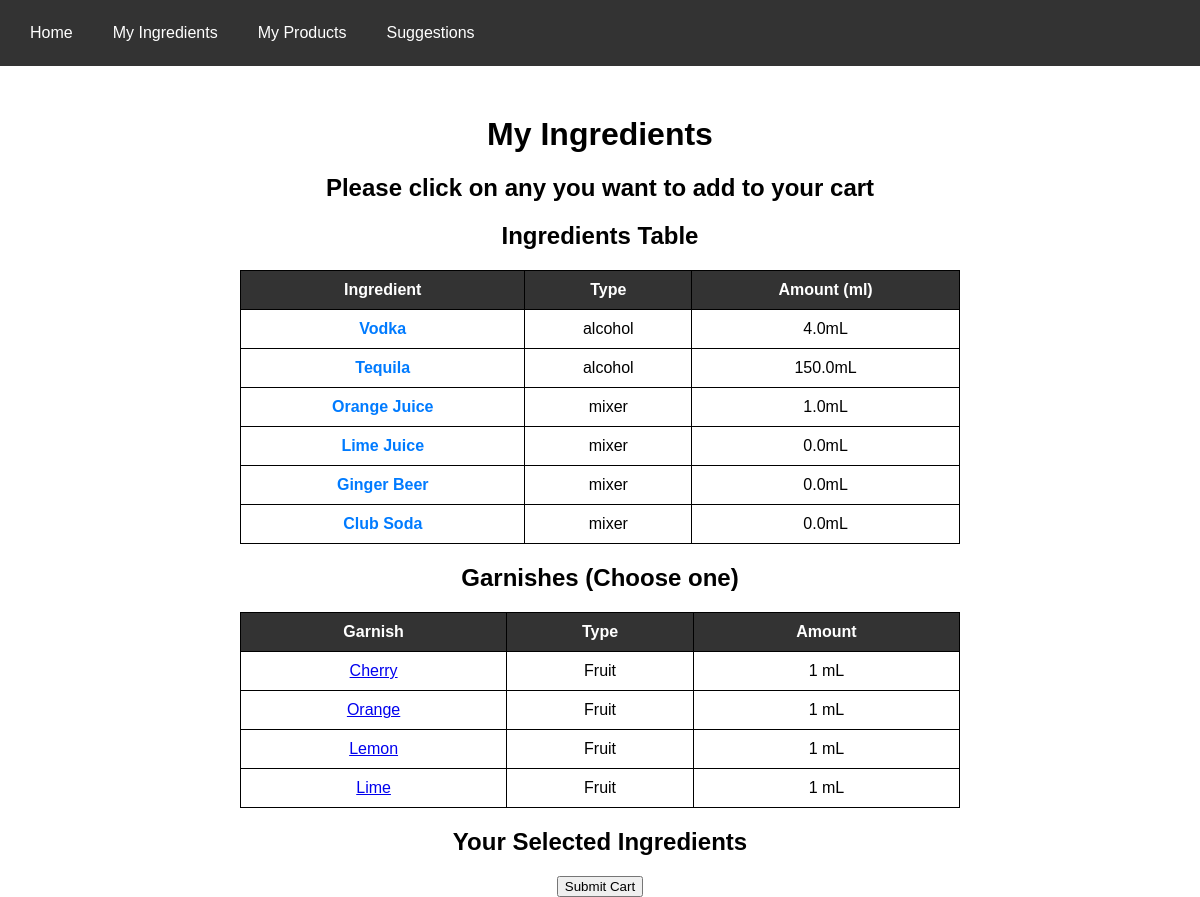
The page /ingredients/ on the database as committed earlier.
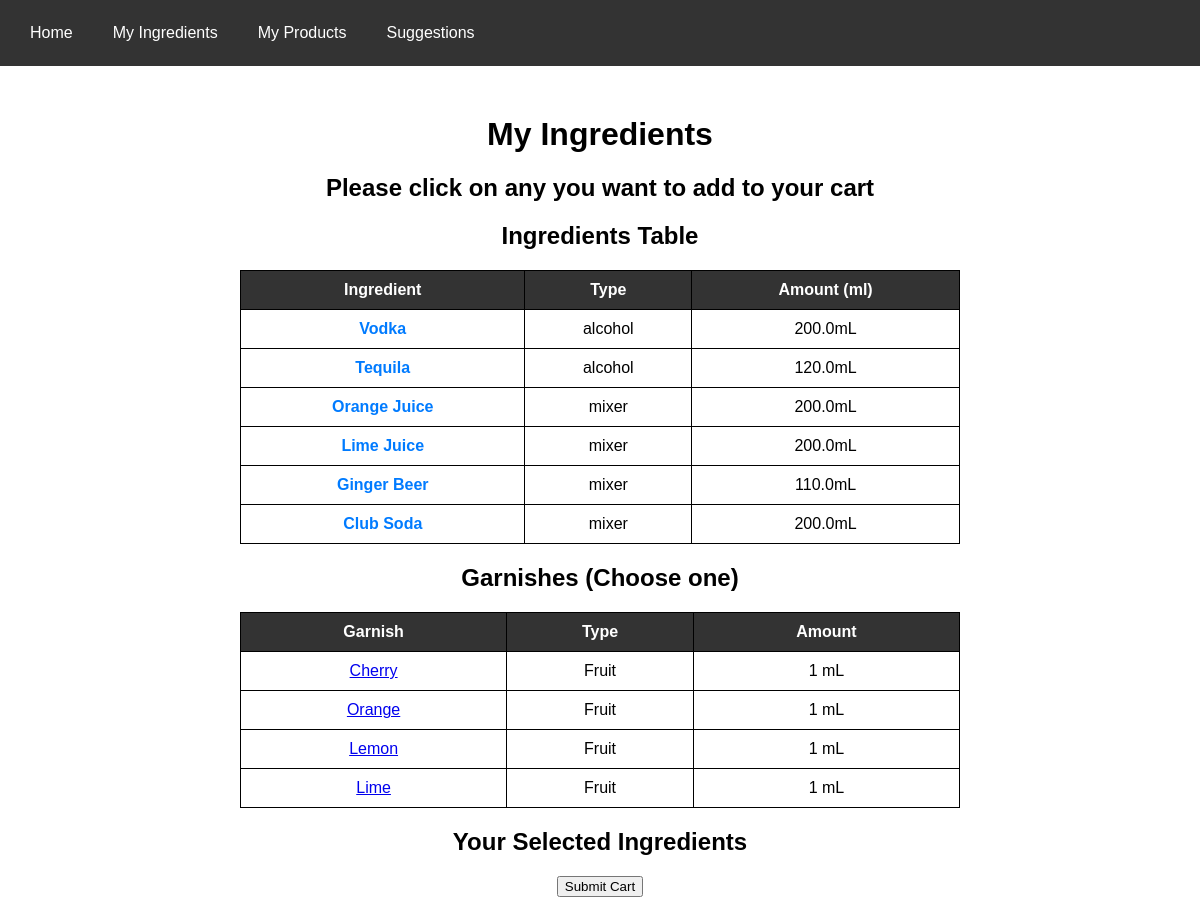
The same page on the database as committed later.
### BarBelt/models.py (models this page shows)
class Ingredient(models.Model):
    name = models.CharField(max_length = 100)
    type = models.CharField(max_length = 100)
    amount = models.FloatField(default = 100)

class Garnish(models.Model):
    name = models.CharField(max_length = 100)
    amount = models.IntegerField(default = 4)

### BarBelt/views.py (the view)
# urls.py: path('ingredients/', views.ingredients, name='ingredients'),
def ingredients(request):
    ingredients = Ingredient.objects.all()
    garnishes = Garnish.objects.all()
    context = {'ingredients':ingredients, 'garnishes':garnishes}
    return render(request,'ingrediants.html',context)

### BarBelt/templates/ingrediants.html (shortened to what this page needs)
<!DOCTYPE html>
<html lang="en">
<head>
</head>
<body>
    <div class="navbar">
        <a href="#">Home</a>
        <a href="{% url 'ingredients' %}">My Ingredients</a>
        <a href="{% url 'products' %}">My Products</a>
        <a href="{% url 'suggestions' %}">Suggestions</a>
    </div>
    <div class="container">
        <h1>My Ingredients</h1>
        <h2>Please click on any you want to add to your cart</h2>
        <h2>Ingredients Table</h2>
        <table>
            <tr>
                <th>Ingredient</th>
                <th>Type</th>
                <th>Amount (ml)</th>
            </tr>
            {% for ingredient in ingredients %}
            <tr>
                <td><a href="#" class="ingredient-clickable" data-name="{{ ingredient.name }}" data-type="{{ ingredient.type }}" data-amount="{{ ingredient.amount }}" data-index="{{ forloop.counter0 }}">{{ ingredient.name }}</a></td>
                <td>{{ ingredient.type }}</td>
                <td>{{ingredient.amount}}mL</td>
            </tr>
            {% empty %}
                <li>No ingredients added yet</li>
            {% endfor %}
        </table>
        <h2>Garnishes (Choose one)</h2>
        <table>
            <tr>
                <th>Garnish</th>
                <th>Type</th>
                <th>Amount</th>
            </tr>
            {% for garnish in garnishes %}
                <tr>
                    <td><a href="#" class="garnish-clickable" data-name="{{ garnish.name }}" data-type="Fruit" data-amount="{{ garnish.amount }}" data-index="{{ forloop.counter0 }}">{{ garnish.name }}</a></td>
                    <td>Fruit</td>
                    <td>{{ garnish.amount }} mL</td>
                </tr>
            {% empty %}
                <tr><td colspan="3">No garnishes available</td></tr>
            {% endfor %}
        </table>
        <h2>Your Selected Ingredients</h2>
            <form method="post" action = "{% url 'submit_cart' %}">
                <input type="submit" value="Submit Cart">
            </form>
    </div>
</body>
</html>

### BarBelt/templates/ingrediants.html (style rules this page uses)
.ingredient-clickable { color: #007bff; text-decoration: none; cursor: pointer; font-weight: bold; }
body { font-family: Arial, sans-serif; margin: 0; padding: 0; text-align: center; }
.navbar { background-color: #333; overflow: hidden; padding: 10px; }
.navbar a { float: left; display: block; color: white; text-align: center; padding: 14px 20px; text-decoration: none; }
.container { margin-top: 50px; }
table { width: 60%; margin: auto; border-collapse: collapse; margin-top: 20px; }
th, td { border: 1px solid black; padding: 10px; text-align: center; }
th { background-color: #333; color: white; }

Rows that differ between the two databases and show on the page:
changed Ingredient "Vodka": amount "4.0" → "200.0"
changed Ingredient "Tequila": amount "150.0" → "120.0"
changed Ingredient "Orange Juice": amount "1.0" → "200.0"
changed Ingredient "Lime Juice": amount "0.0" → "200.0"
changed Ingredient "Ginger Beer": amount "0.0" → "110.0"
changed Ingredient "Club Soda": amount "0.0" → "200.0"
